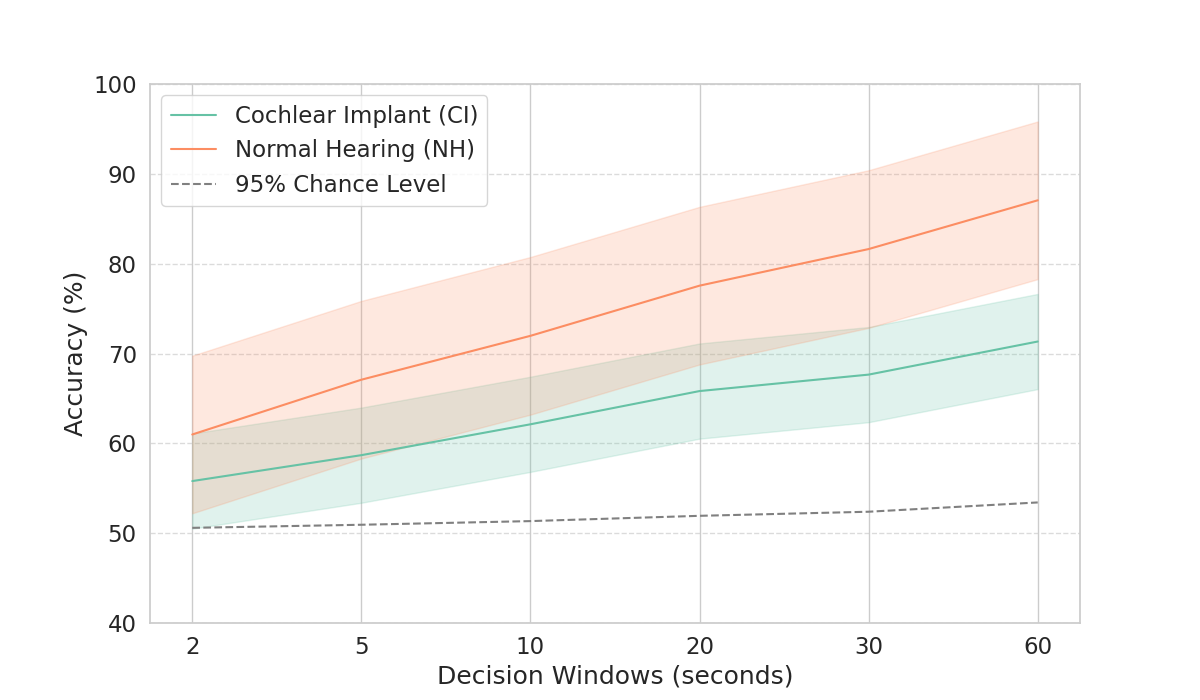

Write the Python code that produced this figure.
import json
import pandas as pd
import seaborn as sns
import matplotlib.pyplot as plt
import os
import git
import numpy as np
import scipy.stats
import scipy.optimize

# Get the base directory of the git repository
base_dir = git.Repo('.', search_parent_directories=True).working_tree_dir

# Define paths to the JSON files for Cochlear Implant (CI) and Normal Hearing (NH) data
files = [
    ("CI_Subject_specific_model", "109", "CI_final_score2s.json"),
    ("NH_Subject_specific_model", "109", "NH_final_score2s.json"),
    ("CI_Subject_specific_model", "109", "CI_final_score5s.json"),
    ("NH_Subject_specific_model", "109", "NH_final_score5s.json"),
    ("CI_Subject_specific_model", "109", "CI_final_score10s.json"),
    ("NH_Subject_specific_model", "109", "NH_final_score10s.json"),
    ("CI_Subject_specific_model", "109", "CI_final_score20s.json"),
    ("NH_Subject_specific_model", "109", "NH_final_score20s.json"),
    ("CI_Subject_specific_model", "109", "CI_final_score30s.json"),
    ("NH_Subject_specific_model", "109", "NH_final_score30s.json"),
    ("CI_Subject_specific_model", "109", "CI_final_score60s.json"),
    ("NH_Subject_specific_model", "109", "NH_final_score60s.json")
]

# Function to load accuracies from JSON files
def load_accuracies(file_path):
    with open(file_path, "r") as f:
        data = json.load(f)
    # Extract accuracy for each subject
    return [acc for subject in data["subjects"] for acc in subject["subject_specific_accuracy"]]

# Load accuracies from all files
accuracies = [load_accuracies(os.path.join(base_dir, "results", *f)) for f in files]

# Define decision windows (time intervals in seconds)
decision_windows = ["2", "5", "10", "20", "30", "60"]

# Function to calculate the 95% chance level accuracy based on binomial test
def ci_95_acc(n_window):
    p = 1.0
    # Success threshold
    k = int(np.ceil(n_window / 2))
    while p > 0.05:
        res = scipy.stats.binomtest(k, n_window, p=0.5, alternative='greater')
        p = res.pvalue
        k += 1
    return k / n_window

# Function to fit a square root curve for the CI data
def parametrized_sqrt(x, a, b, c, d):
    return a * np.sqrt(b * x - c) + d

# Function to extract the final accuracy from a given JSON file
def extract_final_accuracy(file_path):
    with open(file_path, 'r') as f:
        data = json.load(f)
    # Return the final accuracy value
    return data.get("final_accuracy", None)

# Define the number of trials and subjects
n_trial = 12
n_subjects = 28

# Define decision windows (time intervals in seconds)
decision_windows = np.array([2, 5, 10, 20, 30, 60])

# Calculate the number of windows
n_windows = np.floor(120 / decision_windows) * n_trial * n_subjects
n_windows = n_windows.astype(int)

# Calculate the 95% confidence interval (CI)
ci_95 = np.array([ci_95_acc(n) for n in n_windows])

# Fit a curve to the CI data using a square root function
params_ci, pcov_ci = scipy.optimize.curve_fit(parametrized_sqrt, decision_windows, ci_95, p0=[1, 1, 0.1, 0.5], method='trf')
sqrt_fit_ci = parametrized_sqrt(decision_windows, *params_ci)

# Extract accuracies for CI and NH subjects
ci_accuracies = []
nh_accuracies = []

# Iterate through the files and extract accuracies for both CI and NH
for i in range(0, len(files), 2):
    ci_path = os.path.join(base_dir, "results", *files[i])
    if os.path.exists(ci_path):
        ci_acc = extract_final_accuracy(ci_path)
        if ci_acc is not None:
            ci_accuracies.append(ci_acc * 100)  # Convert to percentage
    
    nh_path = os.path.join(base_dir, "results", *files[i + 1])
    if os.path.exists(nh_path):
        nh_acc = extract_final_accuracy(nh_path)
        if nh_acc is not None:
            nh_accuracies.append(nh_acc * 100)  # Convert to percentage

# Calculate the mean and standard deviation for CI and NH accuracies
ci_mean = np.mean(ci_accuracies)
ci_std = np.std(ci_accuracies)

nh_mean = np.mean(nh_accuracies)
nh_std = np.std(nh_accuracies)

# Set color palette for the plot
palette = sns.color_palette("Set2")
ci_color = palette[0]
nh_color = palette[1]

# Set the seaborn style for the plot
sns.set(style="whitegrid", font_scale=1.5)

# Create an x-axis array corresponding to the decision windows
x = np.arange(len(decision_windows))

# Create the plot
plt.figure(figsize=(12, 7))

# Plot the accuracies for CI and NH
plt.plot(x, ci_accuracies, label='Cochlear Implant (CI)', color=ci_color)
plt.fill_between(x, np.array(ci_accuracies) - ci_std, np.array(ci_accuracies) + ci_std , color=ci_color, alpha=0.2)
plt.plot(x, nh_accuracies, label='Normal Hearing (NH)', color=nh_color)
plt.fill_between(x, np.array(nh_accuracies) - nh_std, np.array(nh_accuracies) + nh_std , color=nh_color, alpha=0.2)

# Plot the 95% chance level line
plt.plot(x, sqrt_fit_ci * 100, color="gray", label="95% Chance Level", linestyle="--")

# Customize x-axis ticks and labels
plt.xticks(x, decision_windows)
plt.xlabel("Decision Windows (seconds)")
plt.ylabel("Accuracy (%)")

# Add legend to the plot
plt.legend(loc="upper left")

# Set the y-axis limits and add gridlines
plt.ylim(40, 100) 
plt.grid(axis="y", linestyle="--", alpha=0.7)

# Define the output directory for the plot
output_dir = os.path.join(base_dir, "Plots", "Subject_specific_comparision")
os.makedirs(output_dir, exist_ok=True)

# Save and display the plot
plt.savefig(os.path.join(output_dir, "line_plot.png"))
plt.show()
